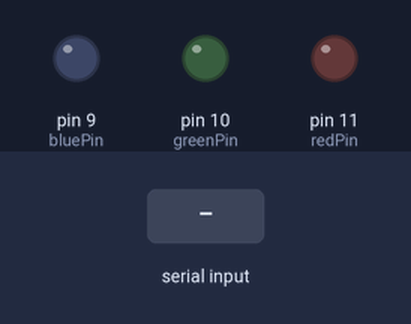
Recording of a sketch running on a simulated Arduino Uno, built with avr-gcc and run on an emulated ATmega328P. On the bench: output pins drawn as LEDs (lit = HIGH). The inputs (shaded band) are chosen by the test bench.

Above: at 1.2 s.
1.3 s: "1\n" received over Serial
At 2.4 s:
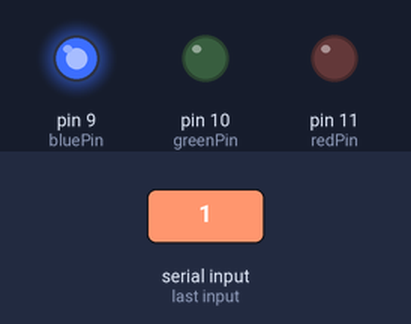
2.8 s: "2\n" received over Serial
At 3.5 s:
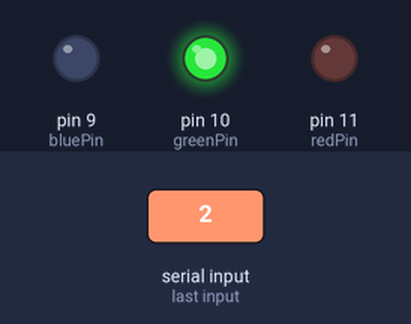
4.3 s: "3\n" received over Serial
At 4.6 s:
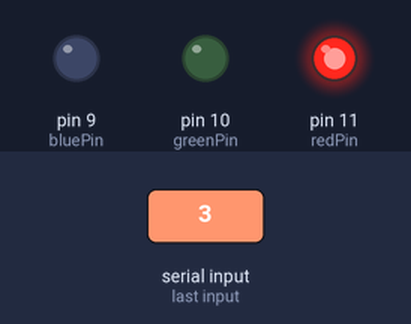
5.8 s: "4\n" received over Serial
At 7.0 s:
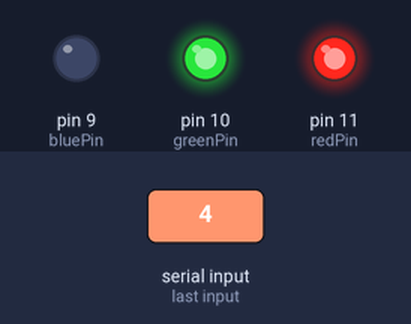
7.3 s: "5\n" received over Serial
At 8.1 s:
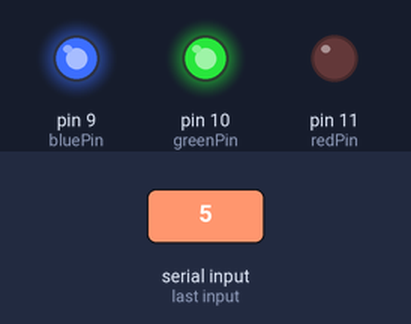
8.8 s: "90,45\n" received over Serial
At 9.4 s:
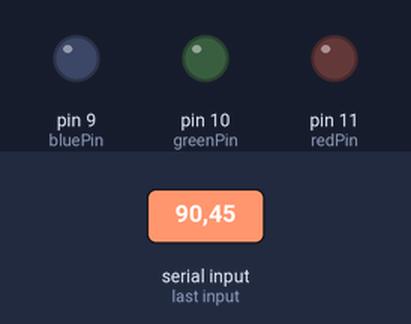
Timing chart, 0 to 11.3 s (numbered marks = the images above; inputs shaded):
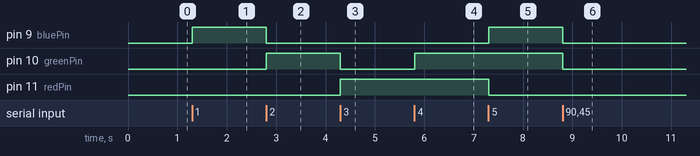

Measured:
- after the input at 1.3 s, pin 9 (bluePin): LOW → HIGH at once
- after the input at 2.8 s, pin 9 (bluePin): HIGH → LOW at once; pin 10 (greenPin): LOW → HIGH at once
- after the input at 4.3 s, pin 10 (greenPin): HIGH → LOW at once; pin 11 (redPin): LOW → HIGH at once
- after the input at 5.8 s, pin 10 (greenPin): LOW → HIGH at once
- after the input at 7.3 s, pin 9 (bluePin): LOW → HIGH at once; pin 11 (redPin): HIGH → LOW at once
- after the input at 8.8 s, pin 9 (bluePin), pin 10 (greenPin): HIGH → LOW at once

The sketch:

proyecto.ino
```cpp
//DECLARAMOS LAS VARIABLES PARA LOS LEDS (no. pin)
byte redPin= 11;
byte greenPin= 10;
byte bluePin= 9;

String str1;
int dato1;

void setup() {
  Serial.begin(9600);
  //para inicializar el led
  pinMode(redPin, OUTPUT);
  pinMode(greenPin, OUTPUT);
  pinMode(bluePin, OUTPUT);

}

void loop() {
  // nos entrega un numero mayor que 0
  if (Serial.available() > 0){
    // Leer cadena hasta ...
    str1 = Serial.readStringUntil('\n');
    dato1 = str1.toInt();

  }

  if (dato1 == 1){
    analogWrite(redPin,0);
    analogWrite(greenPin,0);
    analogWrite(bluePin,255);
  }else if (dato1 == 2){
    analogWrite(redPin,0);
    analogWrite(greenPin,255);
    analogWrite(bluePin,0);
  } else  if (dato1 == 3){
    analogWrite(redPin,255);
    analogWrite(greenPin,0);
    analogWrite(bluePin,0);
  }else if (dato1 == 4){
    analogWrite(redPin,255);
    analogWrite(greenPin,255);
    analogWrite(bluePin,0);
  }else if (dato1 == 5){
    analogWrite(redPin,0);
    analogWrite(greenPin,255);
    analogWrite(bluePin,255);
  } else{
    analogWrite(redPin,0);
    analogWrite(greenPin,0);
    analogWrite(bluePin,0);
  }
}
```
